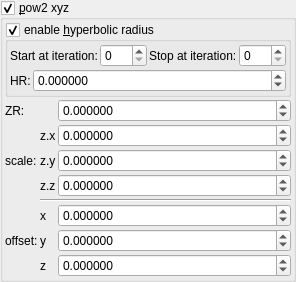
    <widget class="MyGroupBox" name="groupCheck_transf_function_enabled">
     <property name="title">
      <string>&amp;pow2 xyz</string>
     </property>
     <property name="checkable">
      <bool>true</bool>
     </property>
     <layout class="QVBoxLayout" name="verticalLayout_13" stretch="0,0">
      <property name="spacing">
       <number>2</number>
      </property>
      <property name="leftMargin">
       <number>2</number>
      </property>
      <property name="topMargin">
       <number>2</number>
      </property>
      <property name="rightMargin">
       <number>2</number>
      </property>
      <property name="bottomMargin">
       <number>2</number>
      </property>
      <item>
       <widget class="MyGroupBox" name="groupCheck_transf_function_enabledD_false">
        <property name="title">
         <string>enable &amp;hyperbolic radius</string>
        </property>
        <property name="checkable">
         <bool>true</bool>
        </property>
        <layout class="QVBoxLayout" name="verticalLayout_15" stretch="0,0">
         <property name="spacing">
          <number>2</number>
         </property>
         <property name="leftMargin">
          <number>2</number>
         </property>
         <property name="topMargin">
          <number>2</number>
         </property>
         <property name="rightMargin">
          <number>2</number>
         </property>
         <property name="bottomMargin">
          <number>2</number>
         </property>
         <item>
          <layout class="QGridLayout" name="gridLayout_83">
           <property name="spacing">
            <number>2</number>
           </property>
           <item row="3" column="0">
            <widget class="QLabel" name="label_75">
             <property name="text">
              <string>Start at iteration:</string>
             </property>
            </widget>
           </item>
           <item row="3" column="1">
            <widget class="MySpinBox" name="spinboxInt_transf_start_iterations_D">
             <property name="sizePolicy">
              <sizepolicy hsizetype="Minimum" vsizetype="Maximum">
               <horstretch>0</horstretch>
               <verstretch>0</verstretch>
              </sizepolicy>
             </property>
             <property name="minimum">
              <number>0</number>
             </property>
             <property name="maximum">
              <number>999</number>
             </property>
             <property name="value">
              <number>0</number>
             </property>
            </widget>
           </item>
           <item row="3" column="2">
            <widget class="QLabel" name="label_55">
             <property name="text">
              <string>Stop at iteration:</string>
             </property>
            </widget>
           </item>
           <item row="3" column="3">
            <widget class="MySpinBox" name="spinboxInt_transf_stop_iterations_D1">
             <property name="sizePolicy">
              <sizepolicy hsizetype="Preferred" vsizetype="Maximum">
               <horstretch>0</horstretch>
               <verstretch>0</verstretch>
              </sizepolicy>
             </property>
             <property name="maximum">
              <number>999</number>
             </property>
            </widget>
           </item>
          </layout>
         </item>
         <item>
          <layout class="QGridLayout" name="gridLayout_31" columnstretch="0,1">
           <property name="spacing">
            <number>2</number>
           </property>
           <item row="1" column="1">
            <widget class="MyDoubleSpinBox" name="spinbox_transf_offset_0">
             <property name="sizePolicy">
              <sizepolicy hsizetype="Minimum" vsizetype="Maximum">
               <horstretch>0</horstretch>
               <verstretch>0</verstretch>
              </sizepolicy>
             </property>
             <property name="prefix">
              <string/>
             </property>
             <property name="suffix">
              <string/>
             </property>
             <property name="decimals">
              <number>6</number>
             </property>
             <property name="minimum">
              <double>-99.989999999999995</double>
             </property>
             <property name="maximum">
              <double>99.989999999999995</double>
             </property>
             <property name="singleStep">
              <double>0.100000000000000</double>
             </property>
            </widget>
           </item>
           <item row="1" column="0">
            <widget class="QLabel" name="label_100">
             <property name="text">
              <string>HR:</string>
             </property>
            </widget>
           </item>
          </layout>
         </item>
        </layout>
       </widget>
      </item>
      <item>
       <layout class="QGridLayout" name="gridLayout_29" columnstretch="0,0,0,1">
        <property name="spacing">
         <number>2</number>
        </property>
        <item row="4" column="1">
         <widget class="QLabel" name="label_91">
          <property name="text">
           <string>scale:</string>
          </property>
         </widget>
        </item>
        <item row="8" column="3">
         <widget class="MyDoubleSpinBox" name="spinbox3_transf_addition_constant_y">
          <property name="sizePolicy">
           <sizepolicy hsizetype="Minimum" vsizetype="Maximum">
            <horstretch>0</horstretch>
            <verstretch>0</verstretch>
           </sizepolicy>
          </property>
          <property name="prefix">
           <string/>
          </property>
          <property name="suffix">
           <string/>
          </property>
          <property name="decimals">
           <number>6</number>
          </property>
          <property name="minimum">
           <double>-99.989999999999995</double>
          </property>
          <property name="maximum">
           <double>99.989999999999995</double>
          </property>
          <property name="singleStep">
           <double>0.100000000000000</double>
          </property>
         </widget>
        </item>
        <item row="7" column="2">
         <widget class="QLabel" name="label_112">
          <property name="text">
           <string notr="true">x</string>
          </property>
         </widget>
        </item>
        <item row="3" column="3">
         <widget class="MyDoubleSpinBox" name="spinbox3_transf_constant_multiplier_122_x">
          <property name="sizePolicy">
           <sizepolicy hsizetype="Minimum" vsizetype="Maximum">
            <horstretch>0</horstretch>
            <verstretch>0</verstretch>
           </sizepolicy>
          </property>
          <property name="prefix">
           <string/>
          </property>
          <property name="suffix">
           <string/>
          </property>
          <property name="decimals">
           <number>6</number>
          </property>
          <property name="minimum">
           <double>-99.989999999999995</double>
          </property>
          <property name="maximum">
           <double>99.989999999999995</double>
          </property>
          <property name="singleStep">
           <double>0.100000000000000</double>
          </property>
         </widget>
        </item>
        <item row="4" column="3">
         <widget class="MyDoubleSpinBox" name="spinbox3_transf_constant_multiplier_122_y">
          <property name="sizePolicy">
           <sizepolicy hsizetype="Minimum" vsizetype="Maximum">
            <horstretch>0</horstretch>
            <verstretch>0</verstretch>
           </sizepolicy>
          </property>
          <property name="prefix">
           <string/>
          </property>
          <property name="suffix">
           <string/>
          </property>
          <property name="decimals">
           <number>6</number>
          </property>
          <property name="minimum">
           <double>-99.989999999999995</double>
          </property>
          <property name="maximum">
           <double>99.989999999999995</double>
          </property>
          <property name="singleStep">
           <double>0.100000000000000</double>
          </property>
         </widget>
        </item>
        <item row="3" column="2">
         <widget class="QLabel" name="label_93">
          <property name="text">
           <string notr="true">z.x</string>
          </property>
         </widget>
        </item>
        <item row="5" column="3">
         <widget class="MyDoubleSpinBox" name="spinbox3_transf_constant_multiplier_122_z">
          <property name="sizePolicy">
           <sizepolicy hsizetype="Minimum" vsizetype="Maximum">
            <horstretch>0</horstretch>
            <verstretch>0</verstretch>
           </sizepolicy>
          </property>
          <property name="prefix">
           <string/>
          </property>
          <property name="suffix">
           <string/>
          </property>
          <property name="decimals">
           <number>6</number>
          </property>
          <property name="minimum">
           <double>-99.989999999999995</double>
          </property>
          <property name="maximum">
           <double>99.989999999999995</double>
          </property>
          <property name="singleStep">
           <double>0.100000000000000</double>
          </property>
         </widget>
        </item>
        <item row="8" column="2">
         <widget class="QLabel" name="label_113">
          <property name="text">
           <string notr="true">y</string>
          </property>
         </widget>
        </item>
        <item row="9" column="2">
         <widget class="QLabel" name="label_114">
          <property name="text">
           <string notr="true">z</string>
          </property>
         </widget>
        </item>
        <item row="6" column="2" colspan="2">
         <widget class="Line" name="line_53">
          <property name="orientation">
           <enum>Qt::Horizontal</enum>
          </property>
         </widget>
        </item>
        <item row="7" column="3">
         <widget class="MyDoubleSpinBox" name="spinbox3_transf_addition_constant_x">
          <property name="sizePolicy">
           <sizepolicy hsizetype="Minimum" vsizetype="Maximum">
            <horstretch>0</horstretch>
            <verstretch>0</verstretch>
           </sizepolicy>
          </property>
          <property name="prefix">
           <string/>
          </property>
          <property name="suffix">
           <string/>
          </property>
          <property name="decimals">
           <number>6</number>
          </property>
          <property name="minimum">
           <double>-99.989999999999995</double>
          </property>
          <property name="maximum">
           <double>99.989999999999995</double>
          </property>
          <property name="singleStep">
           <double>0.100000000000000</double>
          </property>
         </widget>
        </item>
        <item row="5" column="2">
         <widget class="QLabel" name="label_98">
          <property name="text">
           <string notr="true">z.z</string>
          </property>
         </widget>
        </item>
        <item row="8" column="1">
         <widget class="QLabel" name="label_255">
          <property name="text">
           <string>offset:</string>
          </property>
         </widget>
        </item>
        <item row="9" column="3">
         <widget class="MyDoubleSpinBox" name="spinbox3_transf_addition_constant_z">
          <property name="sizePolicy">
           <sizepolicy hsizetype="Minimum" vsizetype="Maximum">
            <horstretch>0</horstretch>
            <verstretch>0</verstretch>
           </sizepolicy>
          </property>
          <property name="prefix">
           <string/>
          </property>
          <property name="suffix">
           <string/>
          </property>
          <property name="decimals">
           <number>6</number>
          </property>
          <property name="minimum">
           <double>-99.989999999999995</double>
          </property>
          <property name="maximum">
           <double>99.989999999999995</double>
          </property>
          <property name="singleStep">
           <double>0.100000000000000</double>
          </property>
         </widget>
        </item>
        <item row="4" column="2">
         <widget class="QLabel" name="label_90">
          <property name="text">
           <string notr="true">z.y</string>
          </property>
         </widget>
        </item>
        <item row="2" column="3">
         <widget class="MyDoubleSpinBox" name="spinbox_transf_offset_1">
          <property name="sizePolicy">
           <sizepolicy hsizetype="Minimum" vsizetype="Maximum">
            <horstretch>0</horstretch>
            <verstretch>0</verstretch>
           </sizepolicy>
          </property>
          <property name="prefix">
           <string/>
          </property>
          <property name="suffix">
           <string/>
          </property>
          <property name="decimals">
           <number>6</number>
          </property>
          <property name="minimum">
           <double>-99.989999999999995</double>
          </property>
          <property name="maximum">
           <double>99.989999999999995</double>
          </property>
          <property name="singleStep">
           <double>0.100000000000000</double>
          </property>
         </widget>
        </item>
        <item row="2" column="1">
         <widget class="QLabel" name="label_97">
          <property name="text">
           <string>ZR:</string>
          </property>
         </widget>
        </item>
       </layout>
      </item>
     </layout>
    </widget>
